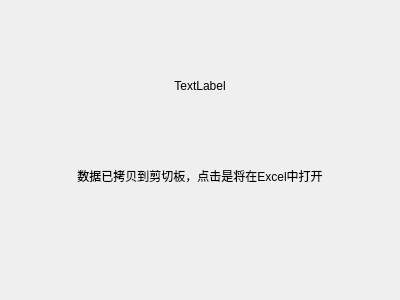
<?xml version="1.0" encoding="UTF-8"?>
<ui version="4.0">
 <class>DialogExcelDataOutput</class>
 <widget class="QWidget" name="DialogExcelDataOutput">
  <property name="geometry">
   <rect>
    <x>0</x>
    <y>0</y>
    <width>400</width>
    <height>300</height>
   </rect>
  </property>
  <property name="windowTitle">
   <string>Form</string>
  </property>
  <layout class="QGridLayout" name="gridLayout">
   <item row="1" column="0">
    <widget class="QLabel" name="label_2">
     <property name="sizePolicy">
      <sizepolicy hsizetype="Preferred" vsizetype="Fixed">
       <horstretch>0</horstretch>
       <verstretch>0</verstretch>
      </sizepolicy>
     </property>
     <property name="text">
      <string>数据已拷贝到剪切板，点击是将在Excel中打开</string>
     </property>
     <property name="alignment">
      <set>Qt::AlignCenter</set>
     </property>
    </widget>
   </item>
   <item row="0" column="0">
    <widget class="QLabel" name="label">
     <property name="sizePolicy">
      <sizepolicy hsizetype="Preferred" vsizetype="Expanding">
       <horstretch>0</horstretch>
       <verstretch>0</verstretch>
      </sizepolicy>
     </property>
     <property name="minimumSize">
      <size>
       <width>100</width>
       <height>150</height>
      </size>
     </property>
     <property name="maximumSize">
      <size>
       <width>16777215</width>
       <height>150</height>
      </size>
     </property>
     <property name="text">
      <string>TextLabel</string>
     </property>
     <property name="alignment">
      <set>Qt::AlignCenter</set>
     </property>
    </widget>
   </item>
   <item row="2" column="0">
    <spacer name="verticalSpacer">
     <property name="orientation">
      <enum>Qt::Vertical</enum>
     </property>
     <property name="sizeHint" stdset="0">
      <size>
       <width>20</width>
       <height>40</height>
      </size>
     </property>
    </spacer>
   </item>
  </layout>
 </widget>
 <resources/>
 <connections/>
</ui>
